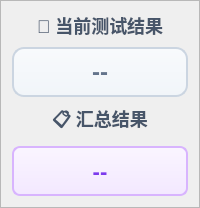
             <widget class="QFrame" name="testResultPanel">
              <property name="minimumSize">
               <size>
                <width>0</width>
                <height>200</height>
               </size>
              </property>
              <property name="styleSheet">
               <string notr="true">
QFrame#testResultPanel {
    background: qlineargradient(x1:0, y1:0, x2:0, y2:1, 
        stop:0 #f8fafc, 
        stop:1 #e2e8f0);
    border: 3px solid #94a3b8;
    border-radius: 16px;
    padding: 12px;
}
               </string>
              </property>
              <property name="frameShape">
               <enum>QFrame::StyledPanel</enum>
              </property>
              <layout class="QVBoxLayout" name="testResultPanelLayout">
               <property name="spacing">
                <number>8</number>
               </property>
               <item>
                <widget class="QLabel" name="testResultTitleLabel">
                 <property name="styleSheet">
                  <string notr="true">font-weight: bold; color: #475569; font-size: 18px; background: transparent;</string>
                 </property>
                 <property name="text">
                  <string>🎯 当前测试结果</string>
                 </property>
                 <property name="alignment">
                  <set>Qt::AlignCenter</set>
                 </property>
                </widget>
               </item>
               <item>
                <widget class="QFrame" name="testResultFrame">
                 <property name="minimumSize">
                  <size>
                   <width>0</width>
                   <height>45</height>
                  </size>
                 </property>
                 <property name="styleSheet">
                  <string notr="true">
QFrame#testResultFrame {
    background: qlineargradient(x1:0, y1:0, x2:0, y2:1, stop:0 #f8fafc, stop:1 #f1f5f9);
    border: 2px solid #cbd5e1;
    border-radius: 12px;
}
                  </string>
                 </property>
                 <property name="frameShape">
                  <enum>QFrame::StyledPanel</enum>
                 </property>
                 <layout class="QVBoxLayout" name="testResultFrameLayout">
                  <item>
                   <widget class="QLabel" name="testResultValueLabel">
                    <property name="styleSheet">
                     <string notr="true">font-weight: bold; color: #64748b; font-size: 24px; background: transparent;</string>
                    </property>
                    <property name="text">
                     <string>--</string>
                    </property>
                    <property name="alignment">
                     <set>Qt::AlignCenter</set>
                    </property>
                   </widget>
                  </item>
                 </layout>
                </widget>
               </item>
               <item>
                <widget class="QLabel" name="summaryLabel">
                 <property name="styleSheet">
                  <string notr="true">font-weight: bold; color: #475569; font-size: 18px; background: transparent;</string>
                 </property>
                 <property name="text">
                  <string>📋 汇总结果</string>
                 </property>
                 <property name="alignment">
                  <set>Qt::AlignCenter</set>
                 </property>
                </widget>
               </item>
               <item>
                <widget class="QFrame" name="summaryResultFrame">
                 <property name="minimumSize">
                  <size>
                   <width>0</width>
                   <height>50</height>
                  </size>
                 </property>
                 <property name="styleSheet">
                  <string notr="true">
QFrame#summaryResultFrame {
    background: qlineargradient(x1:0, y1:0, x2:0, y2:1, stop:0 #faf5ff, stop:1 #f3e8ff);
    border: 2px solid #d8b4fe;
    border-radius: 8px;
}
                  </string>
                 </property>
                 <property name="frameShape">
                  <enum>QFrame::StyledPanel</enum>
                 </property>
                 <layout class="QVBoxLayout" name="summaryValueLayout">
                  <item>
                   <widget class="QLabel" name="summaryResultValueLabel">
                    <property name="styleSheet">
                     <string notr="true">font-weight: bold; color: #7c3aed; font-size: 22px; background: transparent;</string>
                    </property>
                    <property name="text">
                     <string>--</string>
                    </property>
                    <property name="alignment">
                     <set>Qt::AlignCenter</set>
                    </property>
                   </widget>
                  </item>
                 </layout>
                </widget>
               </item>
              </layout>
             </widget>
